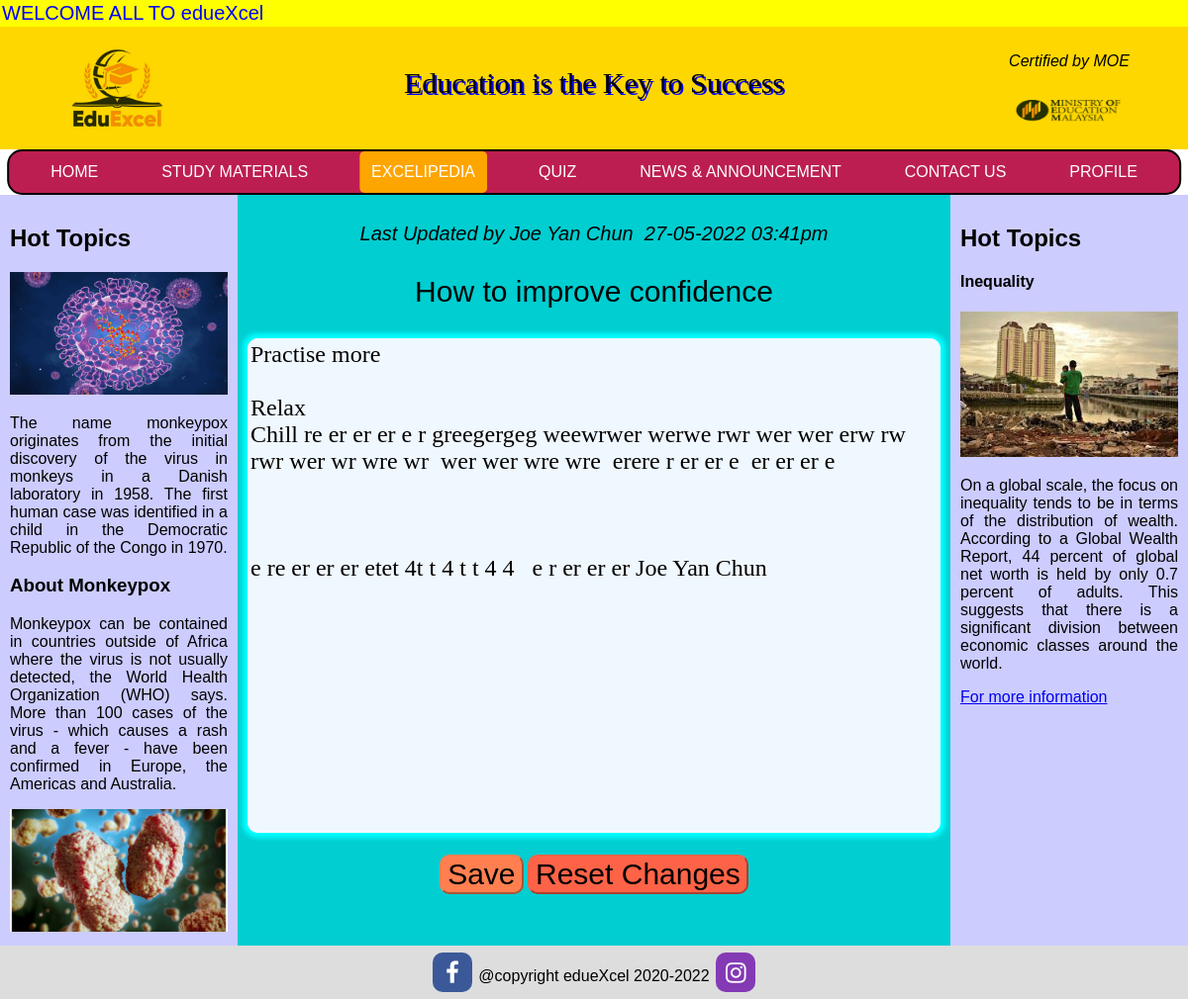
/wikiwiki.php?id=3 (signed in), run on the app's committed database.
### tables this page shows
CREATE TABLE IF NOT EXISTS `wiki` (
  `ID` int(11) NOT NULL AUTO_INCREMENT,
  `wikititle` varchar(100) NOT NULL,
  `wiki` varchar(20000) NOT NULL,
  `LastUpdate` varchar(100) NOT NULL,
  PRIMARY KEY (`ID`)
);

### wikiwiki.php (the view, shortened to what this page needs)
<?php
    include("assignmentconf.php");
?>
<!DOCTYPE html>
<html>
<head>
	<link rel="stylesheet" href="https://cdnjs.cloudflare.com/ajax/libs/font-awesome/5.15.3/css/all.min.css" />
    <link rel="stylesheet" href="https://cdnjs.cloudflare.com/ajax/libs/font-awesome/4.7.0/css/font-awesome.min.css">
    <link href="jquery-ui.css" rel="stylesheet" />
    <link rel="stylesheet" href="https://cdnjs.cloudflare.com/ajax/libs/font-awesome/4.7.0/css/font-awesome.min.css">
	<link rel="stylesheet" href="navbar.css">
</head>
<body>
    <?php
        include("assignmentconf.php");
        $id = intval($_GET["id"]);
        $sql = "SELECT * FROM wiki WHERE ID =".$id;
        $result = mysqli_query($con,$sql);
        $row = mysqli_fetch_array($result)
    ?>
    <div style="background:yellow;padding:2px">
        <marquee direction="right" style="font-size:20px; color:blue">WELCOME ALL TO edueXcel</marquee>
    </div>
    <div class="row">
        <div class="side" style="padding: 20px 20px 0px 20px; background-color:gold;text-align:center">
            <img src="eduexcel3.png" style="mix-blend-mode:multiply" width="100" height="100" />
        </div>
        <div class="main" style="background-color:gold;text-align:center">
            <p style="font-family:'Comic Sans MS';font-size:30px;text-shadow: 2px 2px blue">Education is the Key to Success</p>
        </div>
        <div class="rightside" style="background-color:gold;text-align:center;padding:10px 0px">
            <p style="font-size:16px;font-style:italic">Certified by MOE</p>
            <img src="MOE3.jpg" width="115" height="50" style="mix-blend-mode:multiply;" />
        </div>
     </div>
<nav>
		<ul>
		<li><a href="home.php">Home</a></li>
		<li><a href="uploadfile.php">Study Materials</a></li>
		<li style="background-color:orange"><a href="excelipedia.php">eXcelipedia</a></li>
		<li><a href="quiz.php">Quiz</a></li>
		<li><a href="news.php">News &#38; Announcement</a></li>
		<li><a href="ContactUs.php">Contact Us</a></li>
			<?php
				 if(isset($_SESSION['username'])){ ?>
				 <li>
		  			<a href="#0">Profile</a>
				</li>
			<?php } ?>
		</ul>
		</nav>
    <div class="row">
            <div class="side" style="background-color:#CCCCFF;">
                <h2>Hot Topics</h2>
                <img src="monkeypox2.jpg" style="width:100%" />
                <p style="text-align:justify">The name monkeypox originates from the initial discovery of the virus in monkeys in a Danish
                laboratory in 1958. The first human case was identified in a child in the Democratic Republic of the Congo in 1970.</p>
                <h3>About Monkeypox</h3>
                <p style="text-align:justify">Monkeypox can be contained in countries outside of Africa where the virus is not usually detected, the World Health Organization (WHO) says.
                More than 100 cases of the virus - which causes a rash and a fever - have been confirmed in Europe, the Americas and Australia.</p>
                <img src="monkeypox1.jpg" style="width:100%" />
             </div>
            <div class="main" style="text-align:center">
                <div style="margin: auto;text-align:center">
                    <br />
                    <span style="font-size:20px;font-style:italic">Last Updated by <?php echo $row["LastUpdate"];?></span>
                    <form action="wikiwiki.php" method="post">
                        <p style="font-size:30px;"><?php echo $row["wikititle"];?></p>
                        <textarea style="background-color:aliceblue;border-color:aliceblue;border-radius:10px" id="wiki" name="wiki" onkeyup="countWords(this)"><?php echo $row["wiki"];?></textarea>
                        <br/><br/>
                        <button style="font-size:30px;background-color:coral;border-radius:10px;border-color:coral;" type="submit" name="btnSave" id="btnSave">Save</button>
                        <button style="font-size:30px;background-color:tomato;border-radius:10px;border-color:tomato" type="reset" name="btnReset">Reset Changes</button>
                    </form>
                </div>
            </div>
            <div class="rightside" style="background-color:#CCCCFF;">
                <h2>Hot Topics</h2>
                <h4>Inequality</h4>
                <img src="inequality.jpg" style="width:100%"/>
                <p style="text-align:justify">On a global scale, the focus on inequality tends to be in terms of the distribution of wealth.
                According to a Global Wealth Report, 44 percent of global net worth is held by only 0.7 percent of adults.
                This suggests that there is a significant division between economic classes around the world. </p>
                <a href="https://borgenproject.org/tag/global-issues/">For more information</a>
            </div>
        </div>
    <div class="footer">
        <a href="https://www.facebook.com/EduexcelAcademy" class="fa fa-facebook"></a>
        <span>@copyright edueXcel 2020-2022</span>
        <a href="https://www.instagram.com/edexcel_/" class="fa fa-instagram"></a>
    </div>
</body>
</html>

### navbar.css (style rules this page uses)
nav { background:#BD1E51; position: relative; left: 50%; transform: translateX(-50%); display: inline-block; border: 2px solid black; border-radius: 15px; animation: slide-in 1s ease-out; }
ul { position: relative; display: flex; flex: 1 1 auto; margin: 0; padding: 0 30px; list-style-type: none; }
ul li:not(:last-child) { margin-right: 40px; }
ul li { border: 2px solid transparent; border-radius: 5px; padding: 10px; transition: background 0.2s; }
ul li a { color: #FFFFFF; text-decoration: none; text-transform: uppercase; transition: color 0.2s; }

### wikiwiki.php (style rules this page uses)
.fa { padding: 8px 10px 5px 10px; font-size: 24px; width: 40px; height:40px; text-align: center; text-decoration: none; margin: 5px 2px; border-radius:10px; }
.fa-facebook { background-color: #3B5998; color: white; }
.fa-instagram { background-color: rgb(131, 58, 180); color: white; }
#wiki { width: 700px; height:500px; font-size:24px; font-family:'Times New Roman'; margin:auto; resize:none; box-shadow:0px 0px 5px 5px #0ff; }
button { cursor:pointer; }
* { box-sizing: border-box; }
body { font-family: Arial; margin: 0; }
.row { display: flex; flex-wrap: wrap; }
.side { flex: 20%; background-color: #f1f1f1; padding: 10px; }
.main { flex: 60%; background-color: darkturquoise; padding: 10px; }
.rightside { flex:20%; background-color: #f2f2f2; padding: 10px; }
.footer { padding: 2px; text-align: center; background: #ddd; }

### data on the page
wiki: LastUpdate "Joe Yan Chun 27-05-2022 03:41pm", wikititle "How to improve confidence", wiki "Practise more Relax Chill re er er er e r greegergeg weewrwer werwe rwr wer wer erw rw rwr wer wr wre wr wer wer wre wre erere r er er e er er er e e re er er er etet 4t t 4 t t 4 4 e r er er er Joe Yan Chun"
